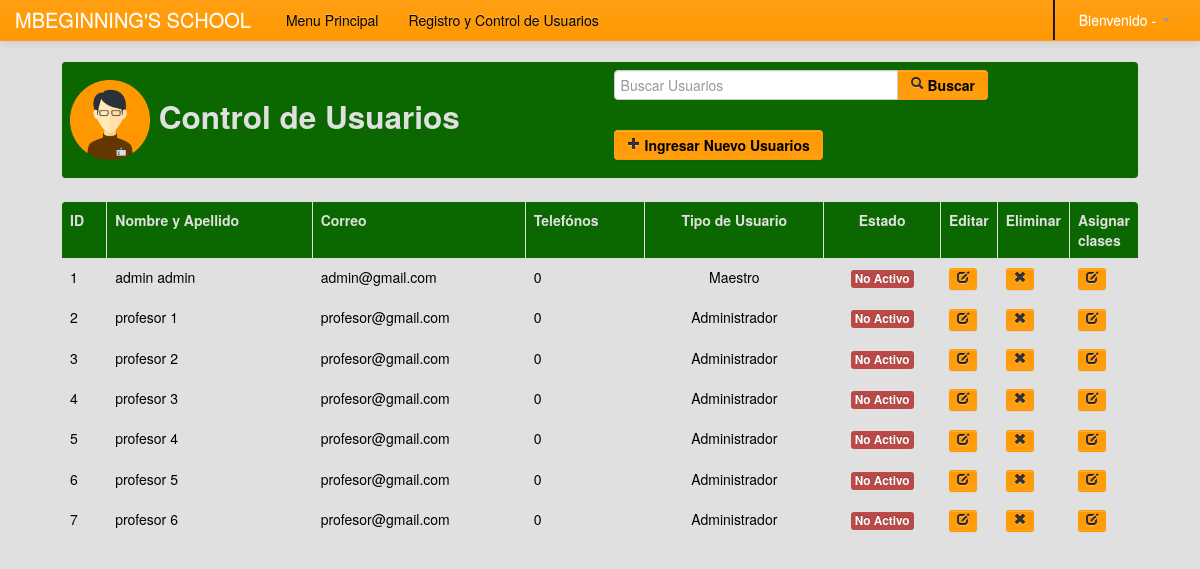
The app's page /ModulosAdministrador/Profesor/index.php with its own data.
### tables this page shows
CREATE TABLE `persona` (
  `ID_PERSONA` int(11) NOT NULL,
  `PRIVILEGIO_ID_PRIVILEGIO` int(11) NOT NULL,
  `INFO_MEDICA` int(11) NOT NULL,
  `NOMBRES` varchar(100) NOT NULL,
  `APELLIDOS` varchar(100) NOT NULL,
  `FECHA_NACIMIENTO` date NOT NULL,
  `EDAD` int(11) NOT NULL,
  `LUGAR_NACIMIENTO` varchar(100) NOT NULL,
  `CIUDAD` varchar(45) NOT NULL,
  `DEPARTAMENTO` varchar(45) NOT NULL,
  `COLONIA` varchar(45) DEFAULT NULL,
  `CALLE_AVENIDA` varchar(45) DEFAULT NULL,
  `TELEFONO_CASA` int(11) DEFAULT NULL,
  `BLOQUE` varchar(45) DEFAULT NULL,
  `NO_CASA` int(11) DEFAULT NULL,
  `FOTO` blob,
  `NO_IDENTIDAD` varchar(45) NOT NULL,
  `EMAIL` varchar(100) DEFAULT NULL,
  `USUARIO` varchar(45) DEFAULT NULL,
  `CONTRASENIA` varchar(45) DEFAULT NULL
);

### ModulosAdministrador/Profesor/index.php (the view, shortened to what this page needs)
<?php
    include_once "class/class.php";
    include_once "../funciones.php";
?>
<!DOCTYPE html>
<html lang="es">
  <head>
    <link href="../../css/bootstrap.css" rel="stylesheet">
    <link href="../../css/bootstrap-responsive.css" rel="stylesheet">
  </head>
  <body>
    <?php include_once "../../menuAdministrador/m_profesor.php"; ?>
    <div align="center">
        <table width="90%">
          <tr>
            <td>
                <table class="table table-bordered">
                  <tr class="info">
                    <td>
                        <div class="row-fluid">
                            <div class="span6">
                                <h2 class="text-info">
                                    <img src="img/profesor.png" width="80" height="80">
                                    Control de Usuarios
                                </h2>
                            </div>
                            <div class="span6">
                                <form name="form1" method="post" action="">
                                    <div class="input-append">
                                    <input type="text" name="buscar" class="input-xlarge" autocomplete="off" autofocus placeholder="Buscar Usuarios">
                                    <button type="submit" class="btn"><strong><i class="icon-search"></i> Buscar</strong></button>
                                    </div>
                                </form>
                                <a href="#nuevo" role="button" class="btn" data-toggle="modal">
                                    <strong><i class="icon-plus"></i> Ingresar Nuevo Usuarios</strong>
                                </a>
                            </div>
                        </div>
                    </td>
                  </tr>
                </table>
            </td>
          </tr>
        </table>
        <table width="90%">
          <tr>
            <td>
                <table class="table table-bordered table table-hover">
                  <tr class="info">
                    <td><strong class="text-info">ID</strong></td>
                    <td><strong class="text-info">Nombre y Apellido</strong></td>
                    <td><strong class="text-info">Correo</strong></td>
                    <td><strong class="text-info">Telefónos</strong></td>
                    <td><center><strong class="text-info">Tipo de Usuario</strong></center></td>
                    <td><center><strong class="text-info">Estado</strong></center></td>
                    <td width="5%"><strong class="text-info">Editar</strong></td>
                    <td width="5%"><strong class="text-info">Eliminar</strong></td>
                    <td width="5%"><strong class="text-info">Asignar clases</strong></td>
                  </tr>
                  <?php
                        if(!empty($_POST['buscar']))
                        {
                                $buscar=limpiar($_POST['buscar']);
                                $pa=mysqli_query($conexion,"SELECT * FROM persona LEFT join encargado on id_persona=id_encargado LEFT join maestro on ID_PERSONA=id_maestro WHERE NOMBRES LIKE '$buscar' or APELLIDOS LIKE '$buscar' or ID_PERSONA='$buscar'");
                        }
                        else
                        {
                            $pa=mysqli_query($conexion,"SELECT * FROM persona LEFT join encargado on id_persona=id_encargado LEFT join maestro on ID_PERSONA=id_maestro");
                        }
                        while($row=mysqli_fetch_array($pa))
                        {
                            if($row['PRIVILEGIO_ID_PRIVILEGIO']=='1'){
                                $tipo='Administrador';
                            }elseif($row['PRIVILEGIO_ID_PRIVILEGIO']=='2'){
                                $tipo='Maestro';
                            }
                            else{
                                $tipo='Encargado';
                            }
                  ?>
                  <tr>
                    <td><?php echo $row['ID_PERSONA']; ?></td>
                    <td><?php echo $row['NOMBRES'].' '.$row['APELLIDOS']; ?></td>
                    <td><?php echo $row['EMAIL']; ?></td>
                    <td><?php echo $row['TELEFONO_CASA']; ?></td>
                    <td><center><?php echo $tipo; ?></center></td>
                    <td><center><?php echo estado($row['ACTIVO_PERSONA']); ?></center></td>
                    <td>
                        <align>
                            <a href="#a<?php echo $row['ID_PERSONA']; ?>" title="Editar Usuario" role="button" class="btn btn-mini" data-toggle="modal">
                                <i class="icon-edit"></i>
                            </a>
                        </align>
                    <td>
                        <align>
                            <a href="#b<?php echo $row['ID_PERSONA']; ?>" title="Eliminar Usuario" role="button" class="btn btn-mini" data-toggle="modal">
                                <i class="icon-remove" ></i>
                            </a>
                        </align>
                    <td>
                        <align>
                            <a href="#c<?php if($row['PRIVILEGIO_ID_PRIVILEGIO']=='2'){ echo $row['ID_PERSONA'];} ?>" title="Asignar Clase" role="button" class="btn btn-mini" data-toggle="modal">
                                <i class="icon-edit" ></i>
                            </a>
                        </align>
                    </td>
                    </td>
                  </tr>
                  <?php } ?>
                </table>
            </td>
          </tr>
        </table>
    </div>
  </body>
</html>

### menuAdministrador/m_profesor.php (shortened to what this page needs)
<div class="navbar navbar-inverse navbar-fixed-top">
      <div class="navbar-inner">
        <div class="container">
          <a class="brand" href="#">MBEGINNING'S SCHOOL</a>
          <div class="nav-collapse collapse">
            <ul class="nav">
              <li><a href="../../PrincipalAdministrador.php">Menu Principal</a></li>
              <li><a href="index.php">Registro y Control de Usuarios</a></li>
            </ul>
            <ul class="nav pull-right">
                <li class="divider-vertical"></li>
                <li class="dropdown">
                  <a href="#" class="dropdown-toggle" data-toggle="dropdown">
                  	<span style="color:#FFF">Bienvenido - <?php echo $_SESSION['user_name']; ?></span> <b class="caret"></b>
                  </a>
            	</li>
          	</ul>
          </div>
        </div>
      </div>
    </div>

### ModulosAdministrador/funciones.php (shortened to what this page needs)
<?php
	function estado($estado){
		if($estado==1){
			return '<span class="label label-success">Activo</span>';
		}else{
			return '<span class="label label-important">No Activo</span>';
		}
	}
?>

### ModulosAdministrador/Profesor/index.php (style rules this page uses)
body { padding-top: 60px; padding-bottom: 40px; }

### records on screen
persona: ID_PERSONA "1", NOMBRES "admin", APELLIDOS "admin", EMAIL "admin@gmail.com", TELEFONO_CASA "0", PRIVILEGIO_ID_PRIVILEGIO "Maestro"
persona: ID_PERSONA "2", NOMBRES "profesor", APELLIDOS "1", EMAIL "profesor@gmail.com", TELEFONO_CASA "0", PRIVILEGIO_ID_PRIVILEGIO "Administrador"
persona: ID_PERSONA "3", NOMBRES "profesor", APELLIDOS "2", EMAIL "profesor@gmail.com", TELEFONO_CASA "0", PRIVILEGIO_ID_PRIVILEGIO "Administrador"
persona: ID_PERSONA "4", NOMBRES "profesor", APELLIDOS "3", EMAIL "profesor@gmail.com", TELEFONO_CASA "0", PRIVILEGIO_ID_PRIVILEGIO "Administrador"
persona: ID_PERSONA "5", NOMBRES "profesor", APELLIDOS "4", EMAIL "profesor@gmail.com", TELEFONO_CASA "0", PRIVILEGIO_ID_PRIVILEGIO "Administrador"
persona: ID_PERSONA "6", NOMBRES "profesor", APELLIDOS "5", EMAIL "profesor@gmail.com", TELEFONO_CASA "0", PRIVILEGIO_ID_PRIVILEGIO "Administrador"
persona: ID_PERSONA "7", NOMBRES "profesor", APELLIDOS "6", EMAIL "profesor@gmail.com", TELEFONO_CASA "0", PRIVILEGIO_ID_PRIVILEGIO "Administrador"
